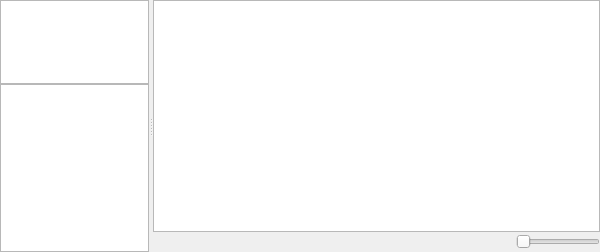
<?xml version="1.0" encoding="UTF-8"?>
<ui version="4.0">
 <class>ProjectView</class>
 <widget class="QWidget" name="ProjectView">
  <property name="geometry">
   <rect>
    <x>0</x>
    <y>0</y>
    <width>600</width>
    <height>252</height>
   </rect>
  </property>
  <property name="windowTitle">
   <string>Form</string>
  </property>
  <layout class="QHBoxLayout" name="horizontalLayout">
   <property name="leftMargin">
    <number>0</number>
   </property>
   <property name="topMargin">
    <number>0</number>
   </property>
   <property name="rightMargin">
    <number>0</number>
   </property>
   <property name="bottomMargin">
    <number>0</number>
   </property>
   <item>
    <widget class="QSplitter" name="splitter">
     <property name="orientation">
      <enum>Qt::Horizontal</enum>
     </property>
     <widget class="QWidget" name="leftWidget" native="true">
      <property name="sizePolicy">
       <sizepolicy hsizetype="Minimum" vsizetype="Preferred">
        <horstretch>1</horstretch>
        <verstretch>0</verstretch>
       </sizepolicy>
      </property>
      <property name="minimumSize">
       <size>
        <width>100</width>
        <height>0</height>
       </size>
      </property>
      <layout class="QVBoxLayout" name="verticalLayout" stretch="1,2">
       <property name="spacing">
        <number>0</number>
       </property>
       <property name="leftMargin">
        <number>0</number>
       </property>
       <property name="topMargin">
        <number>0</number>
       </property>
       <property name="rightMargin">
        <number>0</number>
       </property>
       <property name="bottomMargin">
        <number>0</number>
       </property>
       <item>
        <widget class="QTreeView" name="resourcesTreeView">
         <attribute name="headerVisible">
          <bool>false</bool>
         </attribute>
        </widget>
       </item>
       <item>
        <widget class="QTreeView" name="dirTreeView">
         <attribute name="headerVisible">
          <bool>false</bool>
         </attribute>
        </widget>
       </item>
      </layout>
     </widget>
     <widget class="QWidget" name="rightWidget" native="true">
      <property name="sizePolicy">
       <sizepolicy hsizetype="Preferred" vsizetype="Preferred">
        <horstretch>3</horstretch>
        <verstretch>0</verstretch>
       </sizepolicy>
      </property>
      <property name="minimumSize">
       <size>
        <width>100</width>
        <height>100</height>
       </size>
      </property>
      <layout class="QVBoxLayout" name="verticalLayout_2">
       <property name="spacing">
        <number>0</number>
       </property>
       <property name="leftMargin">
        <number>0</number>
       </property>
       <property name="topMargin">
        <number>0</number>
       </property>
       <property name="rightMargin">
        <number>0</number>
       </property>
       <property name="bottomMargin">
        <number>0</number>
       </property>
       <item>
        <layout class="QHBoxLayout" name="rightTopLayout">
         <property name="spacing">
          <number>0</number>
         </property>
        </layout>
       </item>
       <item>
        <widget class="ProjectListView" name="listView"/>
       </item>
       <item>
        <layout class="QHBoxLayout" name="rightBottomLayout">
         <item>
          <widget class="QLabel" name="fileNameLabel">
           <property name="text">
            <string/>
           </property>
          </widget>
         </item>
         <item>
          <spacer name="horizontalSpacer">
           <property name="orientation">
            <enum>Qt::Horizontal</enum>
           </property>
           <property name="sizeHint" stdset="0">
            <size>
             <width>40</width>
             <height>20</height>
            </size>
           </property>
          </spacer>
         </item>
         <item>
          <widget class="QSlider" name="iconSizeSlider">
           <property name="sizePolicy">
            <sizepolicy hsizetype="Fixed" vsizetype="Fixed">
             <horstretch>0</horstretch>
             <verstretch>0</verstretch>
            </sizepolicy>
           </property>
           <property name="maximum">
            <number>16</number>
           </property>
           <property name="orientation">
            <enum>Qt::Horizontal</enum>
           </property>
          </widget>
         </item>
        </layout>
       </item>
      </layout>
     </widget>
    </widget>
   </item>
  </layout>
 </widget>
 <customwidgets>
  <customwidget>
   <class>ProjectListView</class>
   <extends>QListView</extends>
   <header>UI/ProjectListView.hpp</header>
  </customwidget>
 </customwidgets>
 <resources/>
 <connections/>
</ui>
